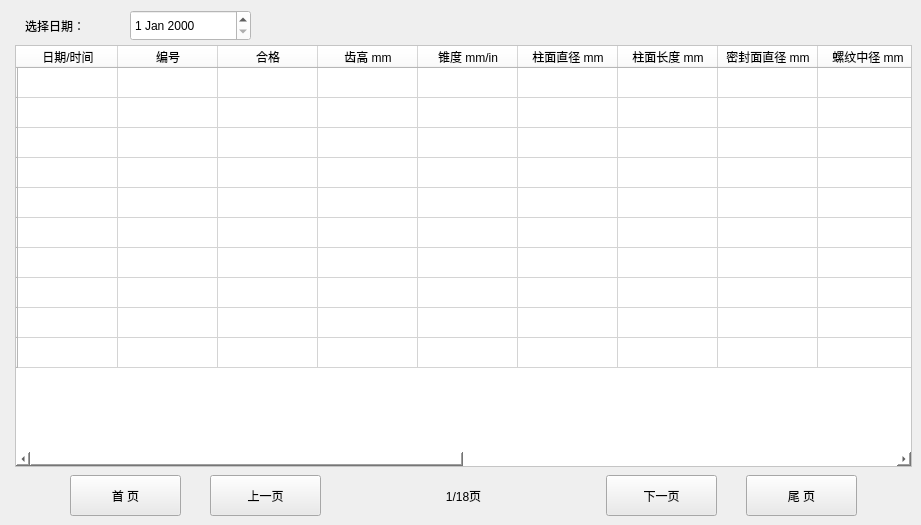
    <widget class="QWidget" name="result_page">
     <widget class="QTableWidget" name="tableWidget">
      <property name="geometry">
       <rect>
        <x>15</x>
        <y>45</y>
        <width>897</width>
        <height>422</height>
       </rect>
      </property>
      <property name="styleSheet">
       <string notr="true">background-color: rgb(255, 255, 255);
font: 10pt &quot;宋体&quot;;</string>
      </property>
      <attribute name="horizontalHeaderStretchLastSection">
       <bool>false</bool>
      </attribute>
      <row>
       <property name="text">
        <string/>
       </property>
      </row>
      <row>
       <property name="text">
        <string/>
       </property>
      </row>
      <row>
       <property name="text">
        <string/>
       </property>
      </row>
      <row>
       <property name="text">
        <string/>
       </property>
      </row>
      <row>
       <property name="text">
        <string/>
       </property>
      </row>
      <row>
       <property name="text">
        <string/>
       </property>
      </row>
      <row>
       <property name="text">
        <string/>
       </property>
      </row>
      <row>
       <property name="text">
        <string/>
       </property>
      </row>
      <row>
       <property name="text">
        <string/>
       </property>
      </row>
      <row>
       <property name="text">
        <string/>
       </property>
      </row>
      <column>
       <property name="text">
        <string>日期/时间</string>
       </property>
      </column>
      <column>
       <property name="text">
        <string>编号</string>
       </property>
      </column>
      <column>
       <property name="text">
        <string>合格</string>
       </property>
      </column>
      <column>
       <property name="text">
        <string>齿高 mm</string>
       </property>
      </column>
      <column>
       <property name="text">
        <string>锥度 mm/in</string>
       </property>
      </column>
      <column>
       <property name="text">
        <string>柱面直径 mm</string>
       </property>
      </column>
      <column>
       <property name="text">
        <string>柱面长度 mm</string>
       </property>
      </column>
      <column>
       <property name="text">
        <string>密封面直径 mm</string>
       </property>
      </column>
      <column>
       <property name="text">
        <string>螺纹中径 mm</string>
       </property>
      </column>
      <column>
       <property name="text">
        <string>完整段螺距 mm</string>
       </property>
      </column>
      <column>
       <property name="text">
        <string>不完整段螺距 mm</string>
       </property>
      </column>
      <column>
       <property name="text">
        <string>规格 mm</string>
       </property>
      </column>
      <column>
       <property name="text">
        <string>钢级</string>
       </property>
      </column>
      <column>
       <property name="text">
        <string>合同号</string>
       </property>
      </column>
      <column>
       <property name="text">
        <string>炉号</string>
       </property>
      </column>
      <column>
       <property name="text">
        <string>试批号</string>
       </property>
      </column>
      <item row="0" column="0">
       <property name="text">
        <string/>
       </property>
      </item>
      <item row="0" column="1">
       <property name="text">
        <string/>
       </property>
      </item>
      <item row="0" column="2">
       <property name="text">
        <string/>
       </property>
      </item>
      <item row="1" column="1">
       <property name="text">
        <string/>
       </property>
      </item>
      <item row="3" column="2">
       <property name="text">
        <string/>
       </property>
       <property name="textAlignment">
        <set>AlignCenter</set>
       </property>
      </item>
     </widget>
     <widget class="QDateEdit" name="dateEdit">
      <property name="geometry">
       <rect>
        <x>130</x>
        <y>10</y>
        <width>121</width>
        <height>31</height>
       </rect>
      </property>
      <property name="styleSheet">
       <string notr="true">font: 12pt &quot;Times New Roman&quot;;
background-color: rgb(255, 255, 255);</string>
      </property>
     </widget>
     <widget class="QLabel" name="label_75">
      <property name="geometry">
       <rect>
        <x>25</x>
        <y>15</y>
        <width>101</width>
        <height>21</height>
       </rect>
      </property>
      <property name="styleSheet">
       <string notr="true">font: 14pt &quot;宋体&quot;;</string>
      </property>
      <property name="text">
       <string>选择日期：</string>
      </property>
     </widget>
     <widget class="QPushButton" name="pushButton_15">
      <property name="geometry">
       <rect>
        <x>70</x>
        <y>475</y>
        <width>111</width>
        <height>41</height>
       </rect>
      </property>
      <property name="styleSheet">
       <string notr="true">font: 14pt &quot;宋体&quot;;
background-color: rgb(234, 234, 234);</string>
      </property>
      <property name="text">
       <string>首 页</string>
      </property>
     </widget>
     <widget class="QPushButton" name="pushButton_16">
      <property name="geometry">
       <rect>
        <x>210</x>
        <y>475</y>
        <width>111</width>
        <height>41</height>
       </rect>
      </property>
      <property name="styleSheet">
       <string notr="true">font: 14pt &quot;宋体&quot;;
background-color: rgb(234, 234, 234);</string>
      </property>
      <property name="text">
       <string>上一页</string>
      </property>
     </widget>
     <widget class="QPushButton" name="pushButton_17">
      <property name="geometry">
       <rect>
        <x>606</x>
        <y>475</y>
        <width>111</width>
        <height>41</height>
       </rect>
      </property>
      <property name="styleSheet">
       <string notr="true">font: 14pt &quot;宋体&quot;;
background-color: rgb(234, 234, 234);</string>
      </property>
      <property name="text">
       <string>下一页</string>
      </property>
     </widget>
     <widget class="QPushButton" name="pushButton_18">
      <property name="geometry">
       <rect>
        <x>746</x>
        <y>475</y>
        <width>111</width>
        <height>41</height>
       </rect>
      </property>
      <property name="styleSheet">
       <string notr="true">font: 14pt &quot;宋体&quot;;
background-color: rgb(234, 234, 234);</string>
      </property>
      <property name="text">
       <string>尾 页</string>
      </property>
     </widget>
     <widget class="QLabel" name="label_76">
      <property name="geometry">
       <rect>
        <x>410</x>
        <y>480</y>
        <width>107</width>
        <height>31</height>
       </rect>
      </property>
      <property name="styleSheet">
       <string notr="true">font: 14pt &quot;Times New Roman&quot;;</string>
      </property>
      <property name="text">
       <string>1/18页</string>
      </property>
      <property name="alignment">
       <set>Qt::AlignCenter</set>
      </property>
     </widget>
    </widget>
